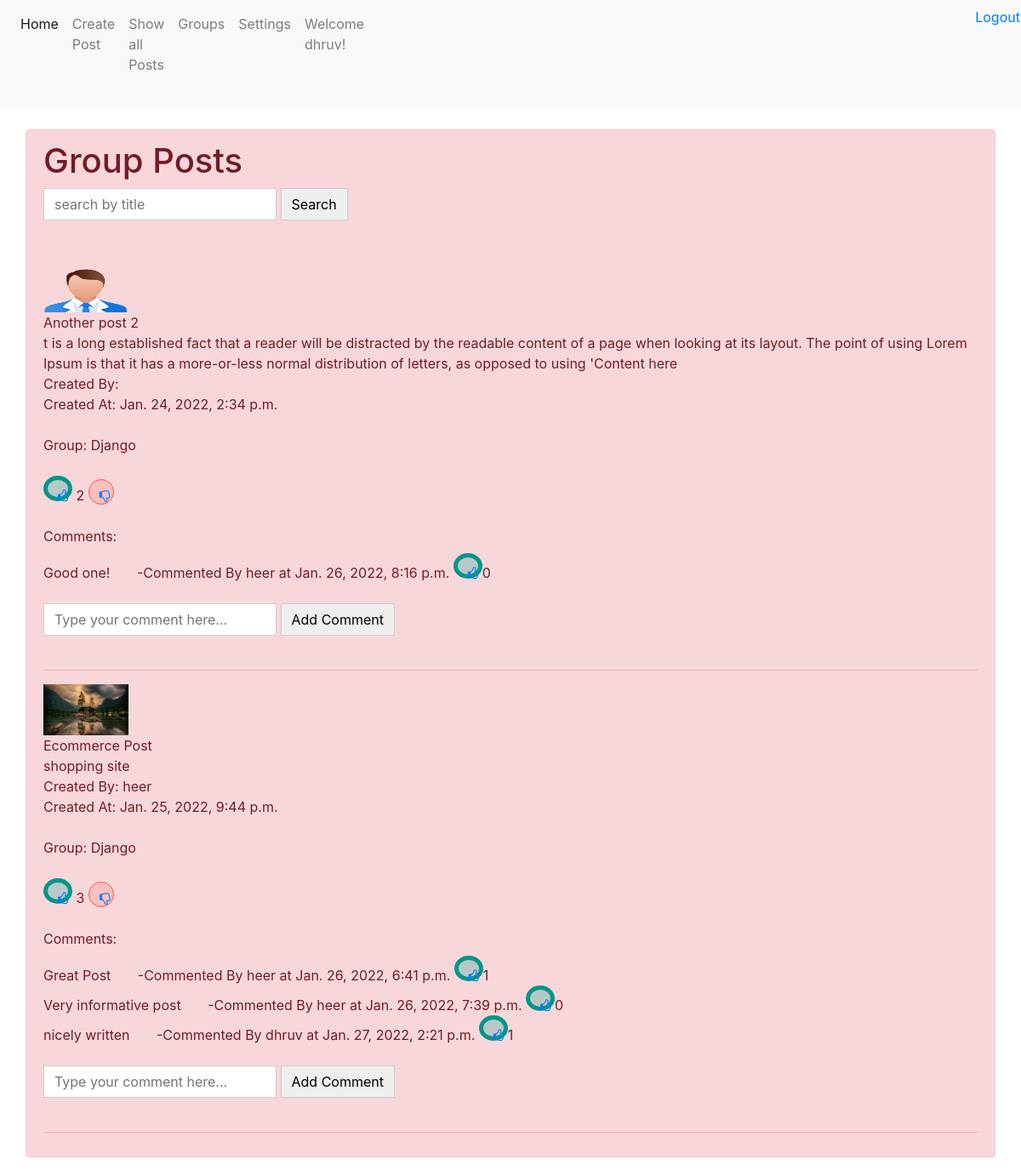
The page /show_group_list/django (signed in) on the database its author committed.
### posts/models.py (models this page shows, shortened)
class DateTimemixin(models.Model):
    created_at = models.DateTimeField(auto_now_add=True, null=True, blank=True)
    updated_at = models.DateTimeField(auto_now=True, null=True, blank=True)
    class Meta:
        abstract = True

class Post(DateTimemixin):
    group_key = models.ForeignKey("Group", on_delete=models.CASCADE, blank=True, null=True)
    is_group = models.BooleanField(default=False)
    user_key = models.ForeignKey(User, on_delete=models.CASCADE, blank=True, null = True)
    category_key = models.ManyToManyField(PostCategory,  blank=True)
    title = models.CharField(max_length=100)
    description = models.CharField(max_length=250)
    thumbnail = models.ImageField(upload_to = 'photos/')
    slug = models.SlugField(null=True, blank=True)
    like_key = models.ManyToManyField(User, blank = True, related_name='like_user')
    dislike_key = models.ManyToManyField(User, blank = True, related_name='dislike_user')

class Group(DateTimemixin):
    admin_user = models.ManyToManyField(User, related_name='admin_user')
    name = models.CharField(max_length=100)
    user_key = models.ManyToManyField(User, related_name='user_key')
    slug = models.SlugField(null=True, blank=True)
    def __str__(self):
        return str(self.name)

class Comment(DateTimemixin):
    post_key = models.ForeignKey(Post, on_delete=models.CASCADE, null = True, blank=True)
    comment = models.TextField()
    created_by = models.ForeignKey(User, on_delete=models.CASCADE, null = True, blank=True)
    liked_by = models.ManyToManyField(User, blank=True, related_name='liked_user')

### posts/views.py (the view)
# urls.py: path('show_group_list/<slug>', views.groupList, name='showgroup'),
def groupList(request, slug):
    group_data = Group.objects.get(slug = slug)
    post_list = Post.objects.filter(group_key = group_data.id, is_group = True)
    comment_data = Comment.objects.all()
    context = {"post_list":post_list, "group_data":group_data,"comment_data":comment_data}
    return render(request, "grouplist.html",context)

### templates/grouplist.html (shortened to what this page needs)
{% extends 'base.html' %}
{% load static %}
{% block content %}
<br>
<div class="container alert alert-danger">
    <h1>Group Posts</h1>
    <form action="{% url 'showlist' %}" method="POST">
        <input type="text" name="q" placeholder="search by title">
        <button type="submit">Search</button><br>
    </form>
    <br>
    <br>
    {% for post in post_list %}
        <img src="{{ post.thumbnail.url }}" width="100" height="60"><br>
        {{post.title}}<br>
        {{post.description}}<br>
        Created By: {{post.user_key.username}}<br>
        Created At: {{post.created_at}}<br><br>
        Group: {{post.group_key}}<br><br>
        <button class="like">
            <a href="{% url 'likeview' post.id  %}"><i class="fa fa-thumbs-o-up" aria-hidden="true"> </i></a>
        </button>
        {% if post.like_key.all.count != 0 %}
        {{post.like_key.all.count}}
        {% endif %}
        <button class="dislike">
            <a href="{% url 'dislikeview' post.id  %}"><i class="fa fa-thumbs-o-down" aria-hidden="true"></i></a>
        </button>
        <br><br>
        <label>Comments: </label><br>
        {% for comment in comment_data %}
        {% if comment.post_key.id == post.id %}
            <div>{{ comment.comment }}<span>&nbsp;&nbsp;&nbsp;&nbsp;&nbsp;&nbsp; -Commented By {{comment.created_by}} at {{comment.created_at}} </span> <button class="like">
                <a href="{% url 'commentlike' comment.id  %}"><i class="fa fa-thumbs-o-up" aria-hidden="true"> </i></a>
            </button>{{comment.liked_by.all.count}}</div>
        {% endif %}
        {% endfor %}
        <br>
        {% if request.user in group_data.user_key.all %}
        <form method="POST" action="{% url 'comment' post.id %}">
            <input type="text" name="comment" placeholder="Type your comment here...">
            <button type="submit">Add Comment</button>
        </form><br>
        {% endif %}
        <hr>
    {% endfor %}
</div>
{% endblock content %}

### templates/base.html (shortened to what this page needs)
<!DOCTYPE html>
{% load static %}
<html lang="en">
<head>
    <link rel="stylesheet" href="{% static 'css/style.css' %}">
    <link rel="stylesheet" href="https://stackpath.bootstrapcdn.com/bootstrap/4.1.3/css/bootstrap.min.css">
    <link rel="stylesheet" href="https://cdnjs.cloudflare.com/ajax/libs/font-awesome/4.7.0/css/font-awesome.min.css">
</head>
<body>
    <nav class="navbar navbar-expand-lg navbar-light bg-light">
        <div class="collapse navbar-collapse" id="navbarNav">
          <ul class="navbar-nav">
            <li class="nav-item active">
              <a class="nav-link" href="{% url 'showlist' %}">Home <span class="sr-only">(current)</span></a>
            </li>
            {% if request.user.is_authenticated %}
            <li class="nav-item">
              <a class="nav-link" href="{% url 'createpost' %}">Create Post</a>
            </li>
            {% endif %}
            <li class="nav-item">
              <a class="nav-link" href="{% url 'showlist' %}">Show all Posts &nbsp;</a>
            </li>
            <li class="nav-item">
              <a class="nav-link" href="{% url 'group' %}">Groups</a>
            </li>
            <li class="nav-item">
              <a class="nav-link" href="{% url 'settings' %}">Settings</a>
            </li>
            {% if request.user.is_authenticated %}
            <li class="nav-item">
              <a class="nav-link"> Welcome {{request.user}}!</a>
            </li>
            {% else %}
            <li class="nav-item">
              <a class="nav-link">Welcome Guest!</a>
            </li>
            {% endif %}
            {% if request.user.is_authenticated %}
            <li class="nav-item" style="margin-left: 700px;">
              <a href="javascript:{}" onclick="document.getElementById('my_form').submit();"style="margin-left:10px; text-decoration:none;"> Logout </a>
            </li>
            {% else %}
            <li class="nav-item" style="margin-left: 900px;">
              <a class="nav-link" href="{% url 'login' %}">Login</a>
            </li>
            {% endif %}
          </ul>
        </div>
      </nav>
    {% block content %}{% endblock content %}
</body>
</html>

### static/css/style.css (style rules this page uses)
button.like { width: 30px; height: 30px; margin: 0 auto; line-height: 25px; border-radius: 50%; color: rgba(0,150,136 ,1); background-color:rgba(38,166,154 ,0.3); border-color: rgba(0,150,136 ,1); border-width: 5px; font-size: 15px; }
button.dislike { width: 30px; height: 30px; margin: 0 auto; line-height: 25px; border-radius: 50%; color: rgba(255,82,82 ,1); background-color: rgba(255,138,128 ,0.3); border-color: rgba(255,82,82 ,1); border-width: 1px; font-size: 15px; }

### templates/base.html (style rules this page uses)
input[type='text'] { border: 1px solid #ccc; display: inline-block; padding: 6px 12px; cursor: pointer; }
button { border: 1px solid #ccc; display: inline-block; padding: 6px 12px; cursor: pointer; }

### rows shown on the page
Post: thumbnail (picture), title "Another post 2", description "t is a long established fact that a reader will be distracted by the readable content of a page when looking at its layout. The point of using Lorem Ipsum is that it has a more-or-less normal distribution of letters, as opposed to using 'Content here", created_at "Jan. 24, 2022, 2:34 p.m.", group_key "Django", like_key.all.count "2"
Comment: comment "Good one!", created_by "heer", created_at "Jan. 26, 2022, 8:16 p.m.", liked_by.all.count "0"
Post: thumbnail (picture), title "Ecommerce Post", description "shopping site", user_key.username "heer", created_at "Jan. 25, 2022, 9:44 p.m.", group_key "Django", like_key.all.count "3"
Comment: comment "Great Post", created_by "heer", created_at "Jan. 26, 2022, 6:41 p.m.", liked_by.all.count "1"
Comment: comment "Very informative post", created_by "heer", created_at "Jan. 26, 2022, 7:39 p.m.", liked_by.all.count "0"
Comment: comment "nicely written", created_by "dhruv", created_at "Jan. 27, 2022, 2:21 p.m.", liked_by.all.count "1"

### other values the page prints
{{ request.user }} "dhruv"
